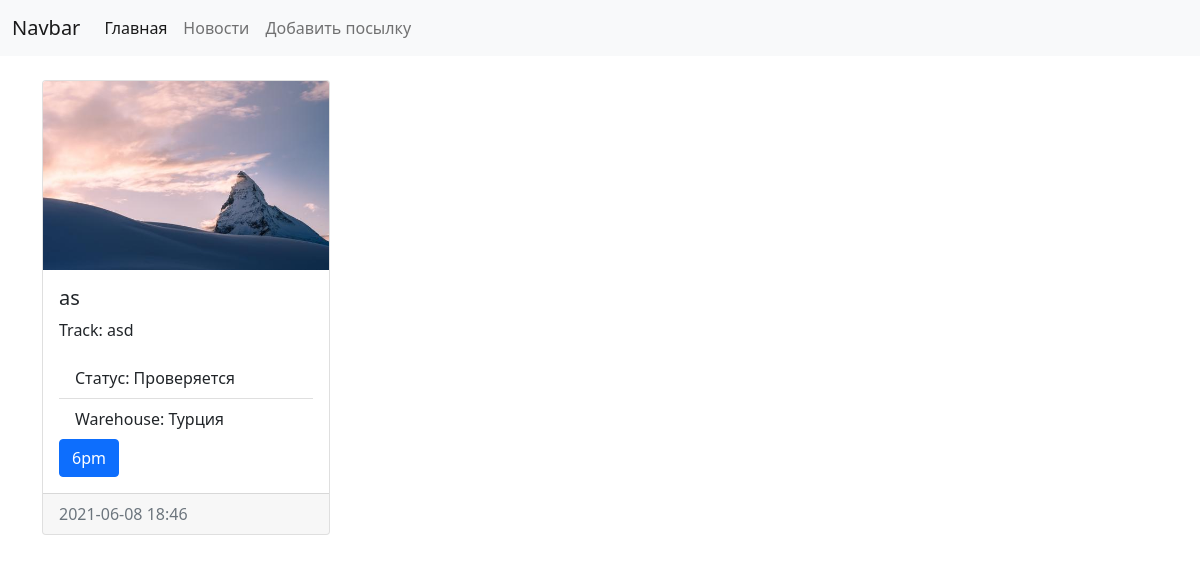
Page /parcel/41/ on the committed database.
### parcels/models.py (models this page shows, shortened)
class Parcel(models.Model):
    STATUS_CHOICES = (
        ('1', 'Проверяется'),
        ('2', 'Ждем на склад'),
        ('3', 'На складе'),
        ('4', 'Отправлена'),
        ('5', 'На обработке'),
        ('6', 'Прибыла'),
        ('7', 'Доставлена заказчику'),
        ('8', 'Неправильный трек-номер'),
        ('9', 'Возвращена отправителю'),
        ('10', 'Задержана на складе'),
        ('11', 'Отменена'),
    )
    WAREHOUSE_CHOICES = (
        ('1', 'США'),
        ('2', 'Турция'),
        ('3', 'Россия'),
    )
    volume_weight = models.BooleanField()
    enter_manually = models.BooleanField()
    name = models.CharField('Название посылки', max_length=50)
    store = models.ForeignKey('Store', on_delete=models.PROTECT, null=True)
    tracking_number = models.CharField('Трекинг номер', max_length=50)
    status = models.CharField(max_length=2, choices=STATUS_CHOICES, default='1')
    warehouse = models.CharField(max_length=2, choices=WAREHOUSE_CHOICES, default='2')
    comment = models.TextField(blank=True)
    user_warehouse = models.ForeignKey(User, null=True, on_delete=models.PROTECT, related_name='+')
    user_client = models.ForeignKey(User, null=True, on_delete=models.PROTECT, related_name='+')
    photo_parcel = models.ImageField('Фотография посылки', upload_to='images/parcels/%Y/%m/%d/', default='', blank=True)
    photo_label = models.ImageField('Фотография лейбла', upload_to='images/parcels/%Y/%m/%d/', default='', blank=True)
    photo_repackaging = models.ImageField('Фотография после переупаковки', upload_to='images/parcels/%Y/%m/%d/', default='', blank=True)
    photo_order = models.ImageField('Фотография заказа', upload_to='images/parcels/%Y/%m/%d/', default='', blank=True)
    date_publish = models.DateTimeField(default=timezone.now)
    date_created = models.DateTimeField(auto_now_add=True, blank=True, null=True)
    date_updated = models.DateTimeField(auto_now=True, blank=True, null=True)
    date_sent = models.DateTimeField(blank=True, null=True)
    date_arrived = models.DateTimeField(blank=True, null=True)
    date_delivered = models.DateTimeField(blank=True, null=True)
    class Meta:
        verbose_name = 'Посылка'
        verbose_name_plural = 'Посылки'
        ordering = ['-date_created']

class Store(models.Model):
    name = models.CharField('Магазин', max_length=50)
    class Meta:
        verbose_name = 'Магазин'
        verbose_name_plural = 'Магазины'
    def __str__(self):
        return self.name

### parcels/views.py (the view)
# urls.py: path('parcel/<int:parcel_id>/', parcel_detail, name='parcel_detail'),
def parcel_detail(request, parcel_id):
    parcel = get_object_or_404(Parcel, pk=parcel_id)
    return render(request, 'parcels/parcel.html', {'parcel': parcel})

### parcels/templates/parcels/parcel.html
{% extends 'base.html' %}
{% block content %}
    <div class="card float-start me-3 mb-3" style="width: 18rem;">
        {% if parcel.photo_parcel %}
            <img src="{{ parcel.photo_parcel.url }}" class="card-img-top" alt="{{ parcel.name }}">
        {% endif %}
        <div class="card-body">
            <h5 class="card-title">{{ parcel.name }}</h5>
            <p class="card-text">Track: {{ parcel.tracking_number }}</p>
            <ul class="list-group list-group-flush">
                <li class="list-group-item">Статус: {{ parcel.get_status_display }}</li>
                <li class="list-group-item">Warehouse: {{ parcel.get_warehouse_display }}</li>
            </ul>
            <a href="#" class="btn btn-primary">{{ parcel.store }}</a>
        </div>
        <div class="card-footer text-muted">{{ parcel.date_publish|date:'Y-m-d H:i' }}</div>
    </div>
{% endblock %}

### rows in the picture
Parcel: photo_parcel (picture), name "as", tracking_number "asd", status "Проверяется", warehouse "Турция", store "6pm", date_publish "2021-06-08 18:46"
